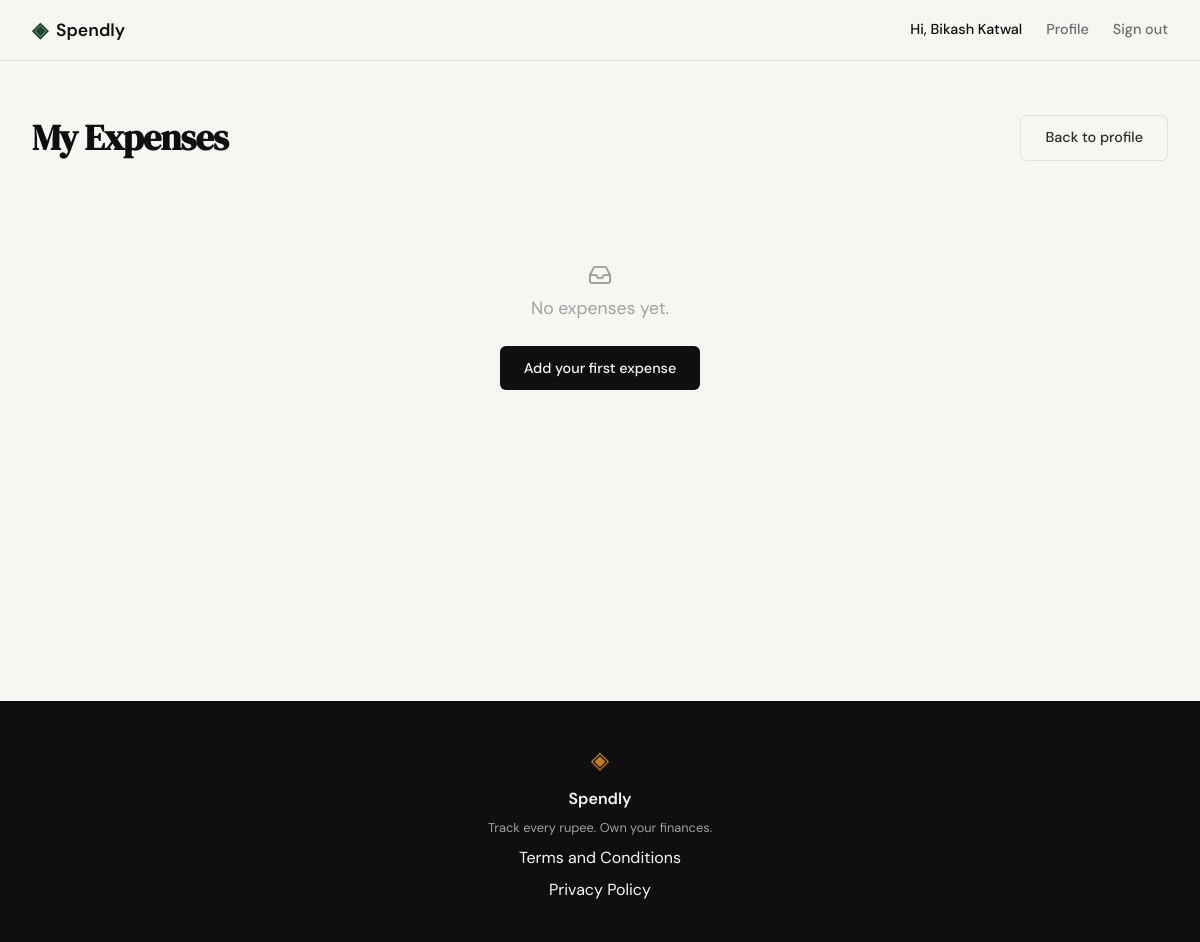
/expenses (signed in), run on an earlier commit of the app's database.
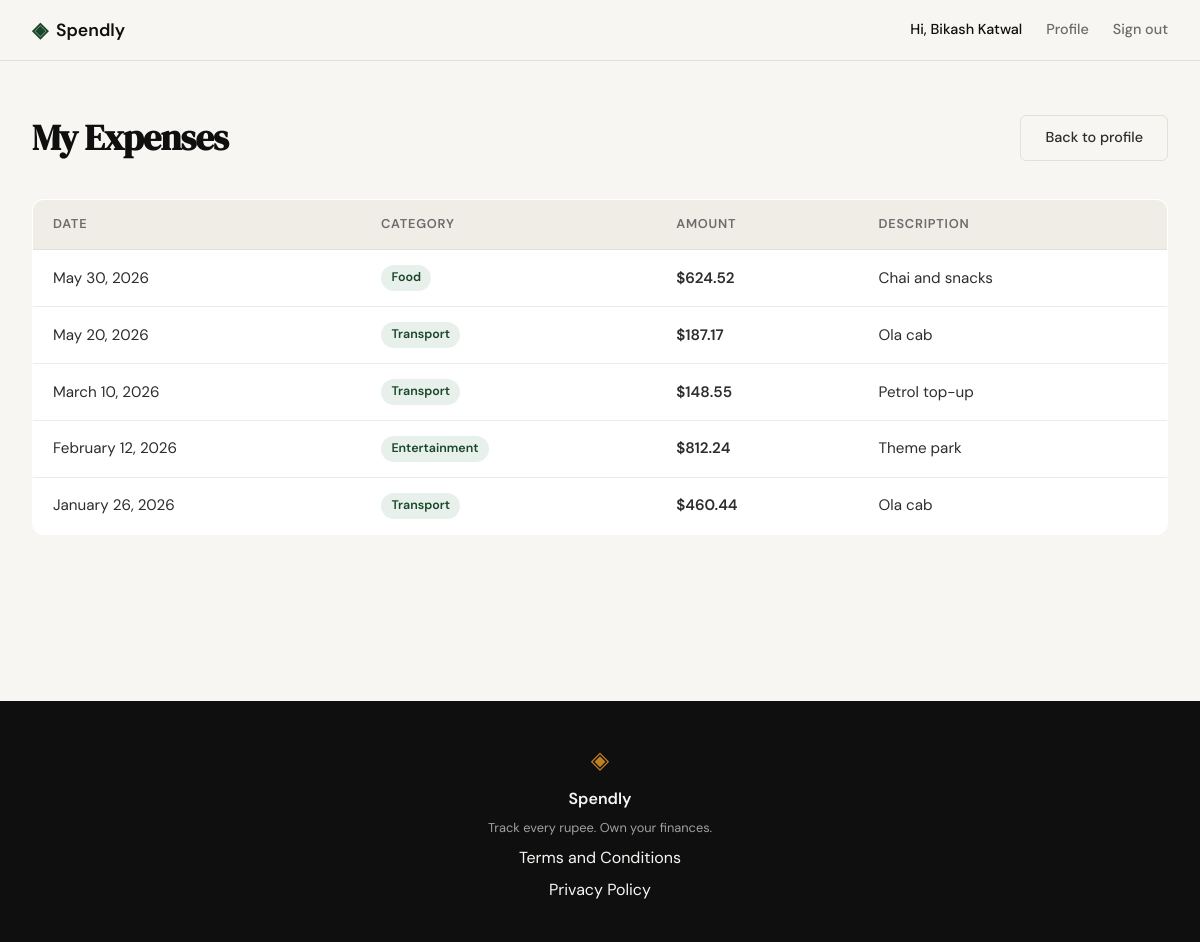
And on a later commit of the database.
### tables this page shows
CREATE TABLE expenses (
            id          INTEGER PRIMARY KEY AUTOINCREMENT,
            user_id     INTEGER NOT NULL REFERENCES users(id),
            amount      REAL    NOT NULL,
            category    TEXT    NOT NULL,
            date        TEXT    NOT NULL,
            description TEXT,
            created_at  TEXT    DEFAULT (datetime('now'))
        );

### app.py (the view)
@app.route("/expenses")
def expenses():
    user_id = session.get("user_id")
    if not user_id:
        return redirect(url_for("login"))
    from datetime import datetime
    rows = get_expenses_for_user(user_id)
    expenses_display = []
    for row in rows:
        try:
            date_fmt = datetime.strptime(row["date"], "%Y-%m-%d").strftime("%B %d, %Y").replace(" 0", " ")
        except ValueError:
            date_fmt = row["date"]
        expenses_display.append({
            "id":          row["id"],
            "date":        date_fmt,
            "category":    row["category"],
            "amount":      row["amount"],
            "description": row["description"] or "",
        })
    return render_template("expenses.html", expenses=expenses_display)

### database/db.py (called while the page is built)
def get_db():
    conn = sqlite3.connect(DB_PATH)
    conn.row_factory = sqlite3.Row
    conn.execute("PRAGMA foreign_keys = ON")
    return conn

def get_expenses_for_user(user_id):
    conn = get_db()
    rows = conn.execute(
        """
        SELECT id, amount, category, date, description
        FROM expenses
        WHERE user_id = ?
        ORDER BY date DESC, id DESC
        """,
        (user_id,)
    ).fetchall()
    conn.close()
    return rows

### templates/expenses.html (shortened to what this page needs)
{% extends "base.html" %}
{% block content %}
<section class="expenses-section">
  <div class="expenses-inner">
    <div class="expenses-header">
      <h1 class="expenses-title">My Expenses</h1>
      <a href="{{ url_for('profile') }}" class="btn-ghost">Back to profile</a>
    </div>
    {% if expenses %}
    <table class="expenses-table">
      <thead>
        <tr>
          <th>Date</th>
          <th>Category</th>
          <th>Amount</th>
          <th>Description</th>
        </tr>
      </thead>
      <tbody>
        {% for expense in expenses %}
        <tr>
          <td class="col-date">{{ expense.date }}</td>
          <td><span class="category-badge">{{ expense.category }}</span></td>
          <td class="col-amount">${{ "%.2f"|format(expense.amount) }}</td>
          <td class="col-desc">{{ expense.description }}</td>
        </tr>
        {% endfor %}
      </tbody>
    </table>
    {% else %}
    <div class="empty-state">
      <i data-lucide="inbox"></i>
      <p>No expenses yet.</p>
      <a href="{{ url_for('add_expense') }}" class="btn-primary">Add your first expense</a>
    </div>
    {% endif %}
  </div>
</section>
{% endblock %}

### templates/base.html (shortened to what this page needs)
<!DOCTYPE html>
<html lang="en">
<head>
    <link rel="stylesheet" href="{{ url_for('static', filename='css/style.css') }}">
</head>
<body>
    <nav class="navbar">
        <div class="nav-inner">
            <a href="{{ url_for('landing') }}" class="nav-brand">
                <span class="brand-icon">◈</span>
                <span class="brand-name">Spendly</span>
            </a>
            <div class="nav-links">
                {% if session.get("user_id") %}
                    <span>Hi, {{ session.get("user_name") }}</span>
                    <a href="{{ url_for('profile') }}">Profile</a>
                    <a href="{{ url_for('logout') }}">Sign out</a>
                {% else %}
                    <a href="{{ url_for('login') }}">Sign in</a>
                    <a href="{{ url_for('register') }}" class="nav-cta">Get started</a>
                {% endif %}
            </div>
        </div>
    </nav>
    <main class="main-content">
        {% block content %}{% endblock %}
    </main>
    <footer class="footer">
        <div class="footer-inner">
            <span class="brand-icon">◈</span>
            <span class="footer-name">Spendly</span>
            <p class="footer-copy">Track every rupee. Own your finances.</p>
            <a href="/terms">Terms and Conditions</a>
            <a href="/privacy">Privacy Policy</a>
        </div>
    </footer>
</body>
</html>

### static/css/style.css (style rules this page uses)
:root { --ink: #0f0f0f; --ink-soft: #2d2d2d; --ink-muted: #6b6b6b; --ink-faint: #a0a0a0; --paper: #f7f6f3; --paper-warm: #f0ede6; --paper-card: #ffffff; --accent: #1a472a; --accent-light: #e8f0eb; --accent-2: #c17f24; --accent-2-light: #fdf3e3; --danger: #c0392b; --danger-light: #fdecea; --border: #e4e1da; --border-soft: #eeebe4; --font-display: 'DM Serif Display', Georgia, serif; --font-body: 'DM Sans', system-ui, sans-serif; --max-width: 1200px; --auth-width: 440px; --radius-sm: 6px; --radius-md: 12px; --radius-lg: 20px; }
*, *::before, *::after { box-sizing: border-box; margin: 0; padding: 0; }
html { font-size: 16px; scroll-behavior: smooth; }
body { background: var(--paper); color: var(--ink); font-family: var(--font-body); font-size: 1rem; line-height: 1.6; -webkit-font-smoothing: antialiased; }
a { color: inherit; text-decoration: none; }
.navbar { position: sticky; top: 0; z-index: 100; background: var(--paper); border-bottom: 1px solid var(--border); padding: 0 2rem; }
.nav-inner { max-width: var(--max-width); margin: 0 auto; height: 60px; display: flex; align-items: center; justify-content: space-between; }
.nav-brand { display: flex; align-items: center; gap: 0.5rem; font-family: var(--font-body); font-weight: 600; font-size: 1.1rem; color: var(--ink); }
.brand-icon { color: var(--accent); font-size: 1.3rem; }
.brand-name { color: var(--ink); }
.nav-links { display: flex; align-items: center; gap: 1.5rem; font-size: 0.9rem; font-weight: 500; }
.nav-links a { color: var(--ink-muted); transition: color 0.2s; }
.main-content { min-height: calc(100vh - 60px - 100px); }
.btn-ghost { display: inline-block; background: transparent; color: var(--ink-soft); padding: 0.65rem 1.5rem; border-radius: var(--radius-sm); font-size: 0.9rem; font-weight: 500; border: 1px solid var(--border); transition: all 0.2s; text-decoration: none; }
.footer { background: var(--ink); color: var(--paper); padding: 2.5rem 2rem; text-align: center; }
.footer-inner { display: flex; flex-direction: column; align-items: center; gap: 0.4rem; }
.footer .brand-icon { color: var(--accent-2); font-size: 1.5rem; }
.footer-name { font-weight: 600; font-size: 1rem; }
.footer-copy { font-size: 0.8rem; color: var(--ink-faint); }
.expenses-section { padding: 3rem 2rem 5rem; }
.expenses-inner { max-width: var(--max-width); margin: 0 auto; }
.expenses-header { display: flex; align-items: center; justify-content: space-between; margin-bottom: 2rem; }
.expenses-title { font-family: var(--font-display); font-size: clamp(1.75rem, 3vw, 2.5rem); color: var(--ink); letter-spacing: -0.02em; }
.expenses-table { width: 100%; border-collapse: collapse; background: var(--paper-card); border: 1px solid var(--border); border-radius: var(--radius-md); overflow: hidden; }
.expenses-table th { background: var(--paper-warm); color: var(--ink-muted); font-size: 0.8rem; font-weight: 600; text-transform: uppercase; letter-spacing: 0.06em; padding: 0.9rem 1.25rem; text-align: left; border-bottom: 1px solid var(--border); }
.expenses-table td { padding: 0.9rem 1.25rem; border-bottom: 1px solid var(--border-soft); font-size: 0.95rem; color: var(--ink-soft); vertical-align: middle; }
.expenses-table tbody tr:last-child td { border-bottom: none; }
.col-date { color: var(--ink-muted); white-space: nowrap; }
.col-amount { font-weight: 600; color: var(--ink); white-space: nowrap; }
.col-desc { color: var(--ink-muted); }
.category-badge { display: inline-block; background: var(--accent-light); color: var(--accent); font-size: 0.78rem; font-weight: 600; padding: 0.2rem 0.65rem; border-radius: 999px; white-space: nowrap; }

What changed in the data, as far as the page shows it:
added expenses: date "May 30, 2026", category "Food", amount "624.52", description "Chai and snacks"
added expenses: date "May 20, 2026", category "Transport", amount "187.17", description "Ola cab"
added expenses: date "March 10, 2026", category "Transport", amount "148.55", description "Petrol top-up"
added expenses: date "February 12, 2026", category "Entertainment", amount "812.24", description "Theme park"
added expenses: date "January 26, 2026", category "Transport", amount "460.44", description "Ola cab"
Also different on the page:
text no longer shown: "No expenses yet. Add your first expense"
text now shown: "DATE CATEGORY AMOUNT DESCRIPTION"
